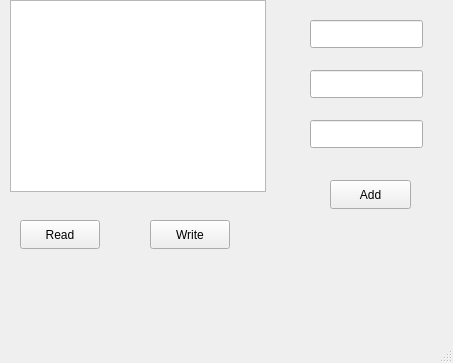
<?xml version="1.0" encoding="UTF-8"?>
<ui version="4.0">
 <class>MainWindow</class>
 <widget class="QMainWindow" name="MainWindow">
  <property name="geometry">
   <rect>
    <x>0</x>
    <y>0</y>
    <width>453</width>
    <height>363</height>
   </rect>
  </property>
  <property name="windowTitle">
   <string>MainWindow</string>
  </property>
  <widget class="QWidget" name="centralwidget">
   <widget class="QLineEdit" name="row">
    <property name="geometry">
     <rect>
      <x>310</x>
      <y>20</y>
      <width>113</width>
      <height>28</height>
     </rect>
    </property>
   </widget>
   <widget class="QLineEdit" name="column">
    <property name="geometry">
     <rect>
      <x>310</x>
      <y>70</y>
      <width>113</width>
      <height>28</height>
     </rect>
    </property>
   </widget>
   <widget class="QLineEdit" name="text">
    <property name="geometry">
     <rect>
      <x>310</x>
      <y>120</y>
      <width>113</width>
      <height>28</height>
     </rect>
    </property>
   </widget>
   <widget class="QPushButton" name="add">
    <property name="geometry">
     <rect>
      <x>330</x>
      <y>180</y>
      <width>81</width>
      <height>29</height>
     </rect>
    </property>
    <property name="text">
     <string>Add</string>
    </property>
   </widget>
   <widget class="QPushButton" name="pushButton">
    <property name="geometry">
     <rect>
      <x>20</x>
      <y>220</y>
      <width>80</width>
      <height>29</height>
     </rect>
    </property>
    <property name="text">
     <string>Read</string>
    </property>
   </widget>
   <widget class="QPushButton" name="pushButton_2">
    <property name="geometry">
     <rect>
      <x>150</x>
      <y>220</y>
      <width>80</width>
      <height>29</height>
     </rect>
    </property>
    <property name="text">
     <string>Write</string>
    </property>
   </widget>
   <widget class="QTableWidget" name="tableWidget">
    <property name="geometry">
     <rect>
      <x>10</x>
      <y>0</y>
      <width>256</width>
      <height>192</height>
     </rect>
    </property>
    <property name="sizePolicy">
     <sizepolicy hsizetype="Expanding" vsizetype="Expanding">
      <horstretch>0</horstretch>
      <verstretch>0</verstretch>
     </sizepolicy>
    </property>
   </widget>
  </widget>
  <widget class="QMenuBar" name="menubar">
   <property name="geometry">
    <rect>
     <x>0</x>
     <y>0</y>
     <width>453</width>
     <height>25</height>
    </rect>
   </property>
  </widget>
  <widget class="QStatusBar" name="statusbar"/>
 </widget>
 <resources/>
 <connections/>
</ui>
